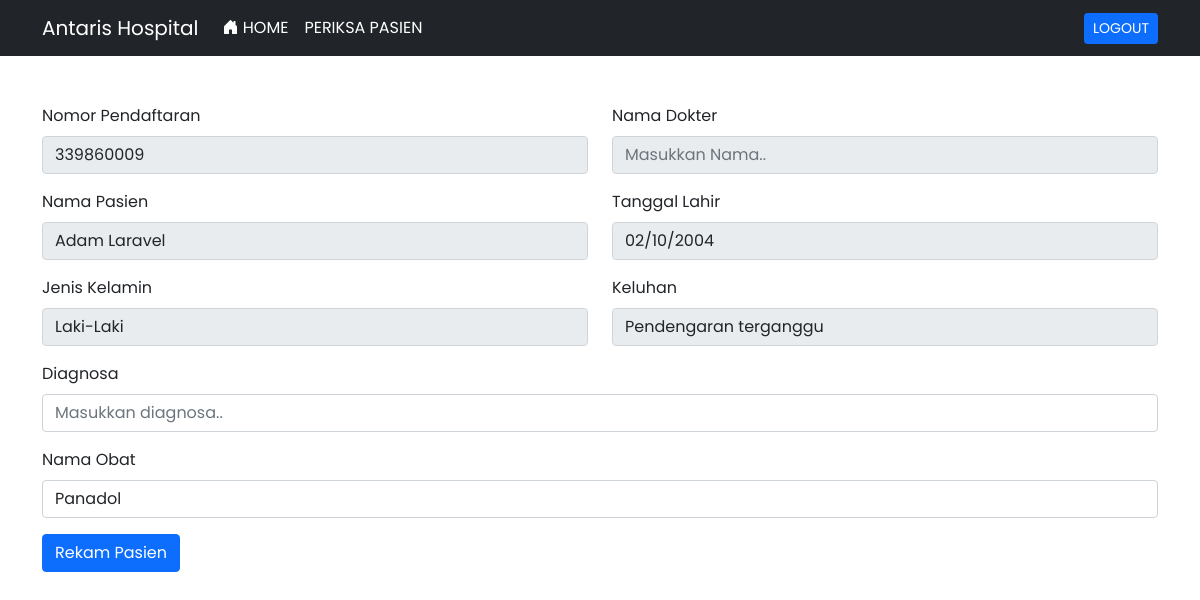
Page /dokter/rekam_medis/3 on the committed database.
### tables this page shows
CREATE TABLE `pasien` (
  `id_pasien` int(3) NOT NULL,
  `no_pendaftaran` int(10) NOT NULL,
  `nama_pasien` varchar(255) NOT NULL,
  `tgl_lahir` date NOT NULL,
  `keluhan` varchar(256) NOT NULL,
  `umur` int(3) NOT NULL,
  `jenis_kelamin` enum('Laki-Laki','Perempuan') NOT NULL,
  `tgl_daftar` timestamp NOT NULL DEFAULT current_timestamp()
);

### application/controllers/Dokter.php (called while the page is built, shortened)
<?php
class Dokter extends CI_Controller
{
    public function __construct()
    {
        $this->load->model(['DokterModel', 'PasienModel', 'ObatModel', 'RekmedisModel']);
    }
    public function rekam_medis($id_pasien)
    {
        $where = ['id_pasien' => $id_pasien];
        $data = [
            'title' => 'Rekam Medis Pasien',
            'pasien' => $this->PasienModel->edit_data($where)->row_array(),
            'dokter' => $this->DokterModel->getDokter()->result(),
            'obat' => $this->ObatModel->getObat()->result()
        ];
        $this->load->view('dokter/rekam_medis', $data);
    }
}

### index.php (called while the page is built, shortened)
<?php
require_once BASEPATH.'core/CodeIgniter.php';

### application/models/PasienModel.php (called while the page is built, shortened)
<?php
class PasienModel extends CI_Model
{
    public function edit_data($where)
    {
        return $this->db->get_where('pasien', $where);
    }
}

### application/models/DokterModel.php (called while the page is built, shortened)
<?php
class DokterModel extends CI_Model
{
    public function getDokter()
    {
        return $this->db->get('dokter');
    }
}

### application/models/ObatModel.php (called while the page is built, shortened)
<?php
class ObatModel extends CI_Model
{
    public function getObat()
    {
        return $this->db->get('obat');
    }
}

### application/views/dokter/rekam_medis.php (the view, shortened to what this page needs)
<!doctype html>
<html lang="en">
<head>
    <link href="https://cdn.jsdelivr.net/npm/bootstrap@5.0.1/dist/css/bootstrap.min.css" rel="stylesheet">
    <link rel="stylesheet" href="<?= base_url() ?>assets/css/fonts.css">
    <link rel="stylesheet" href="https://cdn.jsdelivr.net/npm/bootstrap-icons@1.5.0/font/bootstrap-icons.css">
</head>
<body>
    <nav class="navbar navbar-expand-lg navbar-dark bg-dark">
        <div class="container">
            <a class="navbar-brand" href="<?= base_url('dokter'); ?>">Antaris Hospital</a>
            <div class="collapse navbar-collapse text-uppercase" id="navbarNavAltMarkup">
                <div class="navbar-nav">
                    <a class="nav-link text-white" aria-current="page" href="<?= base_url('dokter'); ?>"><i class="bi bi-house-door-fill"></i> Home</a>
                    <a class="nav-link text-white" href="<?= base_url('dokter/periksa_pasien') ?>">Periksa Pasien</a>
                </div>
                <a class="btn btn-sm btn-primary ms-auto" href="<?= base_url('dokter/logout'); ?>">Logout</a>
            </div>
        </div>
    </nav>
    <div class="container mt-5">
        <div class="row">
            <form action="<?= base_url('dokter/proses_rekam') ?>" method="POST" class="form-group">
                <div class="row">
                    <div class="col">
                        <div class="mb-3">
                            <label for="exampleFormControlInput1" class="form-label">Nomor Pendaftaran</label>
                            <input type="number" class="form-control" value="<?= $pasien['no_pendaftaran'] ?>" name="no_pendaftaran" readonly id="exampleFormControlInput1" placeholder="Masukkan Nama..">
                        </div>
                    </div>
                    <div class="col">
                        <div class="mb-3">
                            <label for="exampleFormControlInput1" class="form-label">Nama Dokter</label>
                            <input type="text" class="form-control" value="<?= $this->session->userdata('nama_dokter') ?>" name="nama_dokter" readonly id="exampleFormControlInput1" placeholder="Masukkan Nama..">
                        </div>
                    </div>
                </div>
                <div class="row">
                    <div class="col">
                        <div class="mb-3">
                            <label for="exampleFormControlInput1" class="form-label">Nama Pasien</label>
                            <input type="text" class="form-control" name="nama_pasien" value="<?= $pasien['nama_pasien'] ?>" readonly id="exampleFormControlInput1" placeholder="Masukkan Nama..">
                        </div>
                    </div>
                    <div class="col">
                        <div class="mb-3">
                            <label for="exampleFormControlInput1" class="form-label">Tanggal Lahir</label>
                            <input type="date" class="form-control" name="tgl_lahir" value="<?= $pasien['tgl_lahir'] ?>" readonly id="exampleFormControlInput1" placeholder="name@example.com">
                        </div>
                    </div>
                </div>
                <div class="row">
                    <div class="col">
                        <div class="mb-3">
                            <label for="exampleFormControlInput1" class="form-label">Jenis Kelamin</label>
                            <input type="text" class="form-control" name="jenis_kelamin" value="<?= $pasien['jenis_kelamin'] ?>" readonly id="exampleFormControlInput1" placeholder="name@example.com">
                        </div>
                    </div>
                    <div class="col">
                        <div class="mb-3">
                            <label for="exampleFormControlInput1" class="form-label">Keluhan</label>
                            <input type="text" class="form-control" name="keluhan" value="<?= $pasien['keluhan'] ?>" readonly id="exampleFormControlInput1" placeholder="name@example.com">
                        </div>
                    </div>
                </div>
                <div class="mb-3">
                    <label for="exampleFormControlInput1" class="form-label">Diagnosa</label>
                    <input type="text" class="form-control" name="diagnosa" id="exampleFormControlInput1" placeholder="Masukkan diagnosa..">
                </div>
                <div class="mb-3">
                    <label for="exampleFormControlInput1" class="form-label">Nama Obat</label>
                    <select class="form-control" name="nama_obat" id="nama_obat">
                        <?php foreach ($obat as $row) { ?>
                            <option value="<?= $row->nama_obat ?>"><?= $row->nama_obat ?></option>
                        <?php } ?>
                    </select>
                </div>
                <button class="btn btn-primary" type="submit">Rekam Pasien</button>
            </form>
        </div>
    </div>
</body>
</html>

### rows in the picture
pasien: no_pendaftaran "339860009", nama_pasien "Adam Laravel", tgl_lahir "02/10/2004", jenis_kelamin "Laki-Laki", keluhan "Pendengaran terganggu"

### other values in the picture
form field nama_obat "Panadol"
